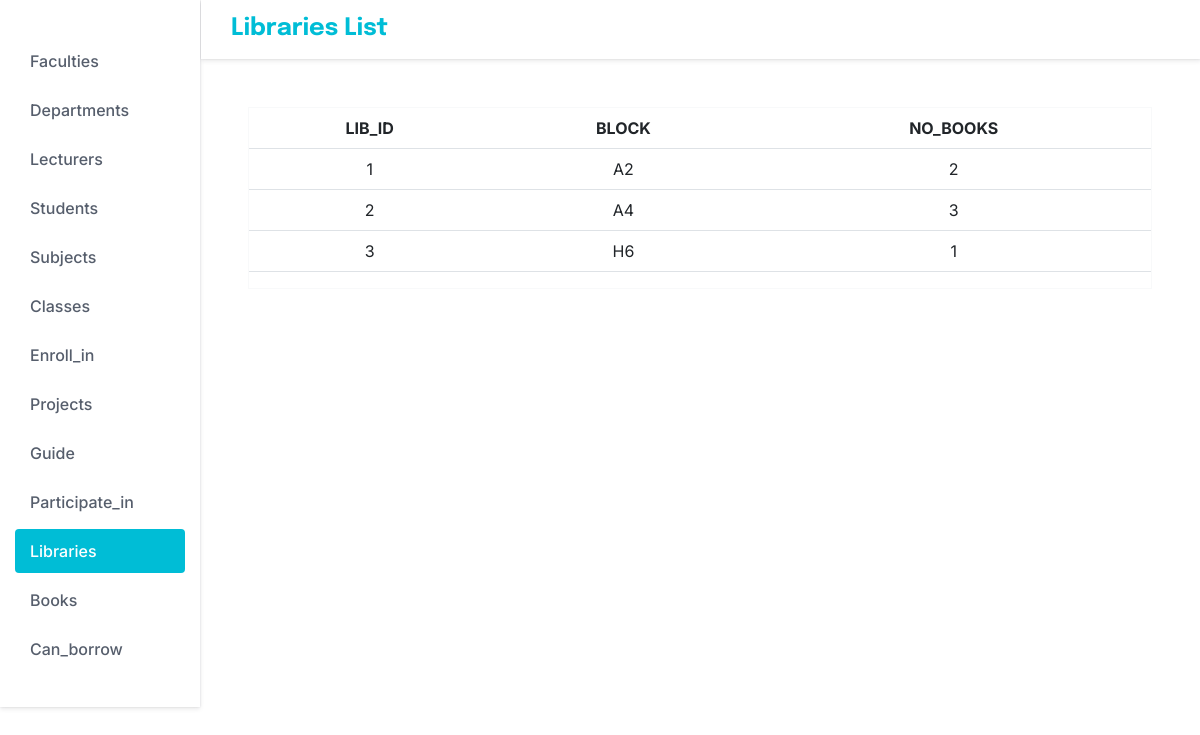
The page /library on the database its author committed.
### tables this page shows
CREATE TABLE libraries (
        lib_ID integer not null primary key,
        block char(40),
        no_books integer
    );

### app.py (the view)
@app.route("/library")
def library():
    results = db.session.query(libraries).all()
    return render_template("libraries.html", results = results)

### templates/libraries.html (shortened to what this page needs)
<!DOCTYPE html>
<html lang="en">
  <head>
    <link
      href="https://cdn.jsdelivr.net/npm/bootstrap@5.2.2/dist/css/bootstrap.min.css"
      rel="stylesheet"
    />
    <link rel="stylesheet" href="/static/styles.css" />
  </head>
  <body>
    <div class="container-fluid m-0 p-0">
      <div class="row m-0">
        <div class="col-2 p-0">
          <nav class="sidenav pt-4">
            <ul class="list-unstyled sidenav-list">
              <li>
                <a href="{{ url_for('faculty')}}">
                  <span>Faculties</span>
                </a>
              </li>
              <li>
                <a href="{{ url_for('department')}}">
                  <span>Departments</span>
                </a>
              </li>
              <li>
                <a href="{{ url_for('lecturer')}}">
                  <span>Lecturers</span>
                </a>
              </li>
              <li>
                <a href="{{ url_for('student')}}">
                  <span>Students</span>
                </a>
              </li>
              <li>
                <a href="{{ url_for('subject')}}">
                  <span>Subjects</span>
                </a>
              </li>
              <li>
                <a href="{{ url_for('def_class')}}">
                  <span>Classes</span>
                </a>
              </li>
              <li>
                <a href="{{ url_for('def_enroll_in')}}">
                  <span>Enroll_in</span>
                </a>
              </li>
              <li>
                <a href="{{ url_for('project')}}">
                  <span>Projects</span>
                </a>
              </li>
              <li>
                <a href="{{ url_for('def_guide')}}">
                  <span>Guide</span>
                </a>
              </li>
              <li>
                <a href="{{ url_for('def_participate_in')}}">
                  <span>Participate_in</span>
                </a>
              </li>
              <li class="active">
                <a href="{{ url_for('library')}}">
                  <span>Libraries</span>
                </a>
              </li>
              <li>
                <a href="{{ url_for('book')}}">
                  <span>Books</span>
                </a>
              </li>
              <li>
                <a href="{{ url_for('def_can_borrow')}}">
                  <span>Can_borrow</span>
                </a>
              </li>
            </ul>
          </nav>
        </div>
        <div class="content col p-0 overflow-hidden">
          <header id="header">
            <h1>Libraries List</h1>
          </header>
          <main>
            <div class="border border-light text-center m-5">
              <table class="table">
                <thead>
                  <tr>
                    <th scope="col">LIB_ID</th>
                    <th scope="col">BLOCK</th>
                    <th scope="col">NO_BOOKS</th>
                  </tr>
                </thead>
                <tbody class="" id="table-mcp">
                  {% for r in results %}
                    <tr>
                      <td> {{ r.lib_ID }} </td>
                      <td> {{ r.block }} </td>
                      <td> {{ r.no_books }} </td>
                    </tr>
                  {% endfor %}
                </tbody>
              </table>
            </div>
          </main>
        </div>
      </div>
    </div>
  </body>
</html>

### rows shown on the page
libraries: lib_ID "1", block "A2", no_books "2"
libraries: lib_ID "2", block "A4", no_books "3"
libraries: lib_ID "3", block "H6", no_books "1"
